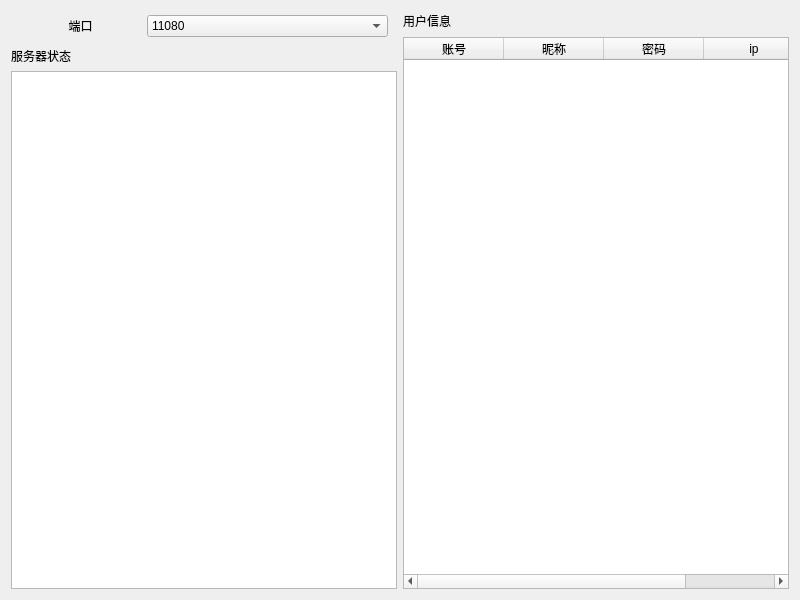
<?xml version="1.0" encoding="UTF-8"?>
<ui version="4.0">
 <class>MainWindow</class>
 <widget class="QWidget" name="MainWindow">
  <property name="geometry">
   <rect>
    <x>0</x>
    <y>0</y>
    <width>800</width>
    <height>600</height>
   </rect>
  </property>
  <property name="windowTitle">
   <string>MainWindow</string>
  </property>
  <layout class="QHBoxLayout" name="horizontalLayout" stretch="1,1">
   <item>
    <layout class="QVBoxLayout" name="verticalLayout">
     <item>
      <layout class="QHBoxLayout" name="horizontalLayout_4" stretch="1,2">
       <property name="leftMargin">
        <number>9</number>
       </property>
       <property name="rightMargin">
        <number>9</number>
       </property>
       <item>
        <widget class="QLabel" name="label_3">
         <property name="minimumSize">
          <size>
           <width>0</width>
           <height>30</height>
          </size>
         </property>
         <property name="styleSheet">
          <string notr="true">font: 700 12pt &quot;Microsoft YaHei UI&quot;;</string>
         </property>
         <property name="text">
          <string>端口</string>
         </property>
         <property name="alignment">
          <set>Qt::AlignCenter</set>
         </property>
        </widget>
       </item>
       <item>
        <widget class="QComboBox" name="portBox">
         <item>
          <property name="text">
           <string>11080</string>
          </property>
         </item>
        </widget>
       </item>
      </layout>
     </item>
     <item>
      <widget class="QLabel" name="label_2">
       <property name="enabled">
        <bool>true</bool>
       </property>
       <property name="minimumSize">
        <size>
         <width>0</width>
         <height>0</height>
        </size>
       </property>
       <property name="lineWidth">
        <number>1</number>
       </property>
       <property name="text">
        <string>服务器状态</string>
       </property>
       <property name="margin">
        <number>6</number>
       </property>
      </widget>
     </item>
     <item>
      <widget class="QTextBrowser" name="stateDisplay">
       <property name="lineWidth">
        <number>1</number>
       </property>
      </widget>
     </item>
    </layout>
   </item>
   <item>
    <layout class="QVBoxLayout" name="verticalLayout_2">
     <item>
      <widget class="QLabel" name="label">
       <property name="minimumSize">
        <size>
         <width>0</width>
         <height>20</height>
        </size>
       </property>
       <property name="text">
        <string>用户信息</string>
       </property>
       <property name="margin">
        <number>6</number>
       </property>
      </widget>
     </item>
     <item>
      <widget class="QTableWidget" name="userTable">
       <column>
        <property name="text">
         <string>账号</string>
        </property>
       </column>
       <column>
        <property name="text">
         <string>昵称</string>
        </property>
       </column>
       <column>
        <property name="text">
         <string>密码</string>
        </property>
       </column>
       <column>
        <property name="text">
         <string>ip</string>
        </property>
       </column>
      </widget>
     </item>
    </layout>
   </item>
  </layout>
 </widget>
 <layoutdefault spacing="6" margin="11"/>
 <resources>
  <include location="mainwindow.qrc"/>
 </resources>
 <connections/>
</ui>
